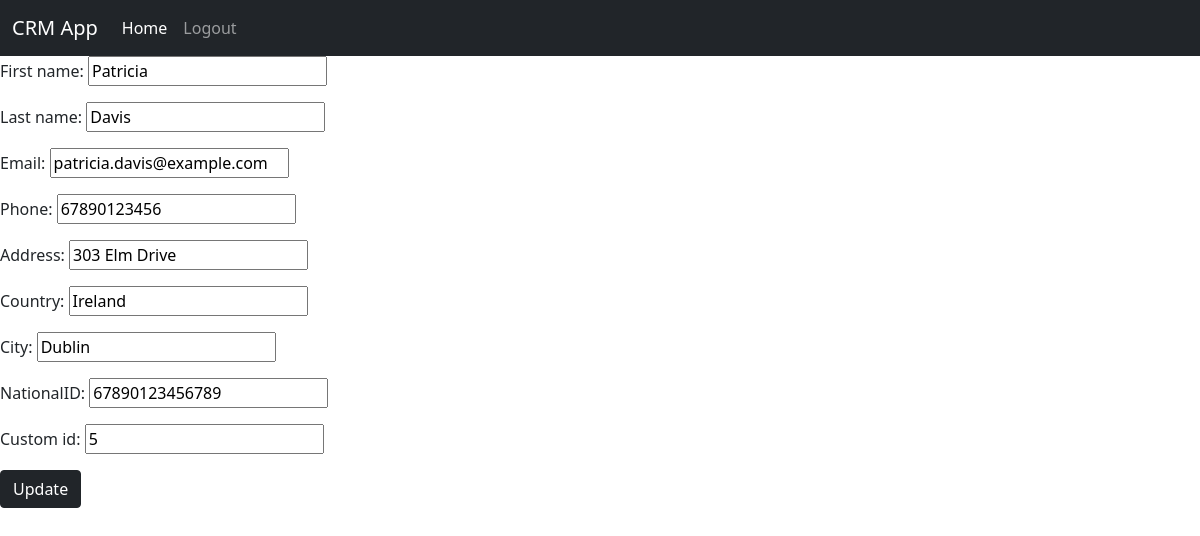
Screenshot of /home/5/update/ (signed in) with the database file from the repository.
### crm/models.py (models this page shows, shortened)
class Customer(models.Model):
    first_name = models.CharField(max_length=200)
    last_name = models.CharField(max_length=200)
    email = models.CharField(max_length=100)
    phone = models.CharField(max_length=11)
    address = models.CharField(max_length=200)
    country = models.CharField(max_length=200)
    city = models.CharField(max_length=200)
    nationalID = models.CharField(max_length=14)
    Custom_id = models.PositiveIntegerField(unique=True , null=True , blank=True)

### crm/views.py (the view)
# urls.py: path('home/<int:pk>/update/' , UpdateCrmView.as_view() , name='update'),
class UpdateCrmView(LoginRequiredMixin , UpdateView):
    model = Customer
    fields = "__all__"
    template_name = 'pages/update.html'
    context_object_name = 'customer'
    success_url = reverse_lazy('crm:crm-view')

### crm/templates/pages/update.html (shortened to what this page needs)
{% extends 'pages/base.html' %}
{% block content %}
    <form action="{% url 'crm:update' customer.id %}" method="post">
        {{form.as_p}}
        <input type="submit" value="Update" class="btn btn-dark">
    </form>
{% endblock content %}

### rows the page displays
Customer: first_name "Patricia", last_name "Davis", email "patricia.davis@example.com", phone "67890123456", address "303 Elm Drive", country "Ireland", city "Dublin", nationalID "67890123456789", Custom_id "5"
